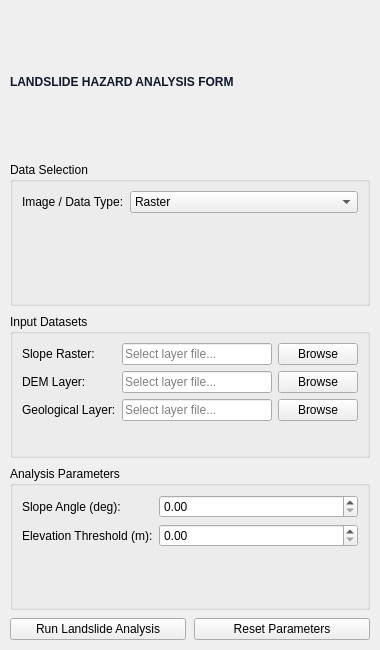
<?xml version="1.0" encoding="UTF-8"?>
<ui version="4.0">
 <class>LandslideForm</class>
 <widget class="QWidget" name="LandslideForm">
  <property name="geometry"><rect><x>0</x><y>0</y><width>380</width><height>650</height></rect></property>
  <layout class="QVBoxLayout" name="mainLayout">
   <property name="spacing"><number>8</number></property>
   <property name="leftMargin"><number>10</number></property>
   <property name="topMargin"><number>10</number></property>
   <property name="rightMargin"><number>10</number></property>
   <property name="bottomMargin"><number>10</number></property>
   <item>
    <widget class="QLabel" name="lblTitle">
     <property name="text"><string>LANDSLIDE HAZARD ANALYSIS FORM</string></property>
     <property name="styleSheet"><string>font-size: 12px; font-weight: bold; color: #0F172A;</string></property>
    </widget>
   </item>
   <item>
    <widget class="QGroupBox" name="grpData">
     <property name="title"><string>Data Selection</string></property>
     <layout class="QFormLayout">
      <item row="0" column="0"><widget class="QLabel"><property name="text"><string>Image / Data Type:</string></property></widget></item>
      <item row="0" column="1">
       <widget class="QComboBox" name="cmbDataType">
        <item><property name="text"><string>Raster</string></property></item>
        <item><property name="text"><string>Vector</string></property></item>
        <item><property name="text"><string>DEM</string></property></item>
       </widget>
      </item>
     </layout>
    </widget>
   </item>
   <item>
    <widget class="QGroupBox" name="grpInputs">
     <property name="title"><string>Input Datasets</string></property>
     <layout class="QFormLayout" name="formLayoutInputs">
      <item row="0" column="0"><widget class="QLabel"><property name="text"><string>Slope Raster:</string></property></widget></item>
      <item row="0" column="1">
       <layout class="QHBoxLayout">
        <item>
         <widget class="QLineEdit" name="txtSlope">
          <property name="placeholderText"><string>Select layer file...</string></property>
         </widget>
        </item>
        <item><widget class="QPushButton" name="btnBrowseSlope"><property name="text"><string>Browse</string></property></widget></item>
       </layout>
      </item>
      <item row="1" column="0"><widget class="QLabel"><property name="text"><string>DEM Layer:</string></property></widget></item>
      <item row="1" column="1">
       <layout class="QHBoxLayout">
        <item>
         <widget class="QLineEdit" name="txtDEM">
          <property name="placeholderText"><string>Select layer file...</string></property>
         </widget>
        </item>
        <item><widget class="QPushButton" name="btnBrowseDEM"><property name="text"><string>Browse</string></property></widget></item>
       </layout>
      </item>
      <item row="2" column="0"><widget class="QLabel"><property name="text"><string>Geological Layer:</string></property></widget></item>
      <item row="2" column="1">
       <layout class="QHBoxLayout">
        <item>
         <widget class="QLineEdit" name="txtGeo">
          <property name="placeholderText"><string>Select layer file...</string></property>
         </widget>
        </item>
        <item><widget class="QPushButton" name="btnBrowseGeo"><property name="text"><string>Browse</string></property></widget></item>
       </layout>
      </item>
     </layout>
    </widget>
   </item>
   <item>
    <widget class="QGroupBox" name="grpParams">
     <property name="title"><string>Analysis Parameters</string></property>
     <layout class="QFormLayout">
      <item row="0" column="0"><widget class="QLabel"><property name="text"><string>Slope Angle (deg):</string></property></widget></item>
      <item row="0" column="1"><widget class="QDoubleSpinBox" name="spnSlope"><property name="maximum"><double>90</double></property></widget></item>
      <item row="1" column="0"><widget class="QLabel"><property name="text"><string>Elevation Threshold (m):</string></property></widget></item>
      <item row="1" column="1"><widget class="QDoubleSpinBox" name="spnElevation"><property name="maximum"><double>8848</double></property></widget></item>
     </layout>
    </widget>
   </item>
   <item>
    <layout class="QHBoxLayout" name="btnLayout">
     <item><widget class="QPushButton" name="btnRun"><property name="text"><string>Run Landslide Analysis</string></property></widget></item>
     <item><widget class="QPushButton" name="btnReset"><property name="text"><string>Reset Parameters</string></property></widget></item>
    </layout>
   </item>
  </layout>
 </widget>
</ui>
